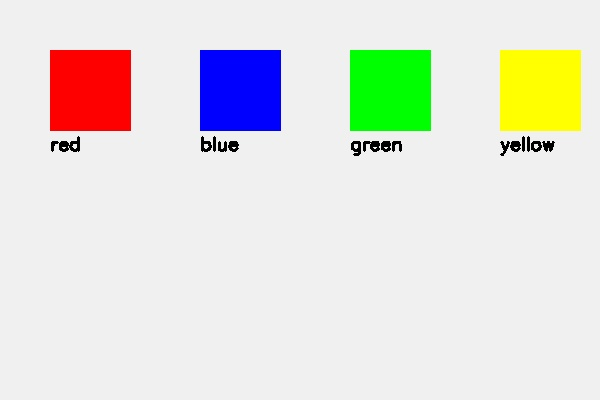
#> input picture visual_search_mvp/color_test_scene.jpg, 600 x 400 px
$ python -i image_utils.py   (imports and definitions only)
#> lines starting #> are read from the running program, lines starting #| are printed output that depends on the picture
#> further down, picture is the input picture: shape (400, 600, 3); mean B, G, R 219.3, 226.3, 226.3
import cv2
import numpy as np

def resize_image(image: np.ndarray, max_dimension: int = 800) -> np.ndarray:
    """Изменение размера изображения с сохранением пропорций"""
    h, w = image.shape[:2]

    if max(h, w) <= max_dimension:
        return image

    if h > w:
        new_h = max_dimension
        new_w = int(w * (max_dimension / h))
    else:
        new_w = max_dimension
        new_h = int(h * (max_dimension / w))

    return cv2.resize(image, (new_w, new_h))

def enhance_image(image: np.ndarray) -> np.ndarray:
    """Улучшение изображения для лучшего анализа"""
    # Увеличение контраста
    lab = cv2.cvtColor(image, cv2.COLOR_BGR2LAB)
#> lab: shape (400, 600, 3); mean of channels 0, 1, 2 232.9, 129.3, 131.8
    l, a, b = cv2.split(lab)
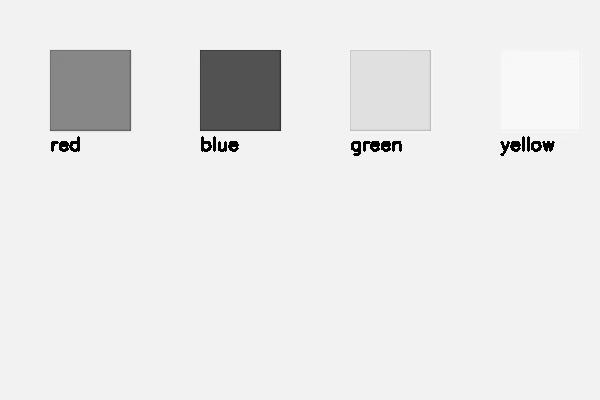
#> l: shape (400, 600); min 0, max 250, mean 232.9
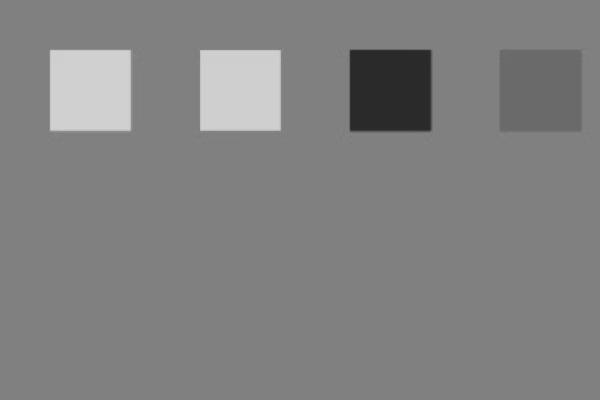
#> a: shape (400, 600); min 42, max 208, mean 129.3
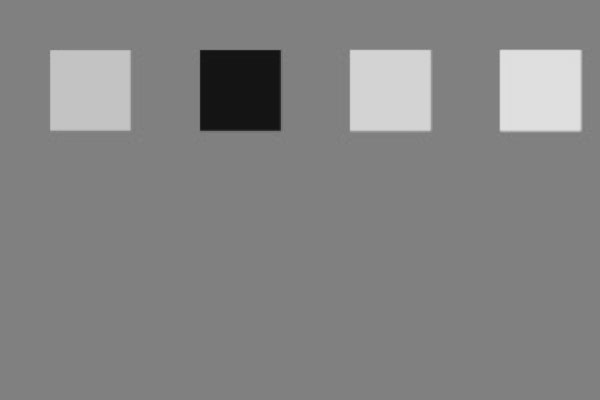
#> b: shape (400, 600); min 20, max 223, mean 131.8
    clahe = cv2.createCLAHE(clipLimit=2.0, tileGridSize=(8, 8))
    l = clahe.apply(l)
    lab = cv2.merge([l, a, b])
#> lab: shape (400, 600, 3); mean of channels 0, 1, 2 232.6, 129.3, 131.8
    enhanced = cv2.cvtColor(lab, cv2.COLOR_LAB2BGR)

    return enhanced

>>> import cv2
>>> picture = cv2.imread('../../../visual_search_mvp/color_test_scene.jpg')
>>> result = enhance_image(picture)
